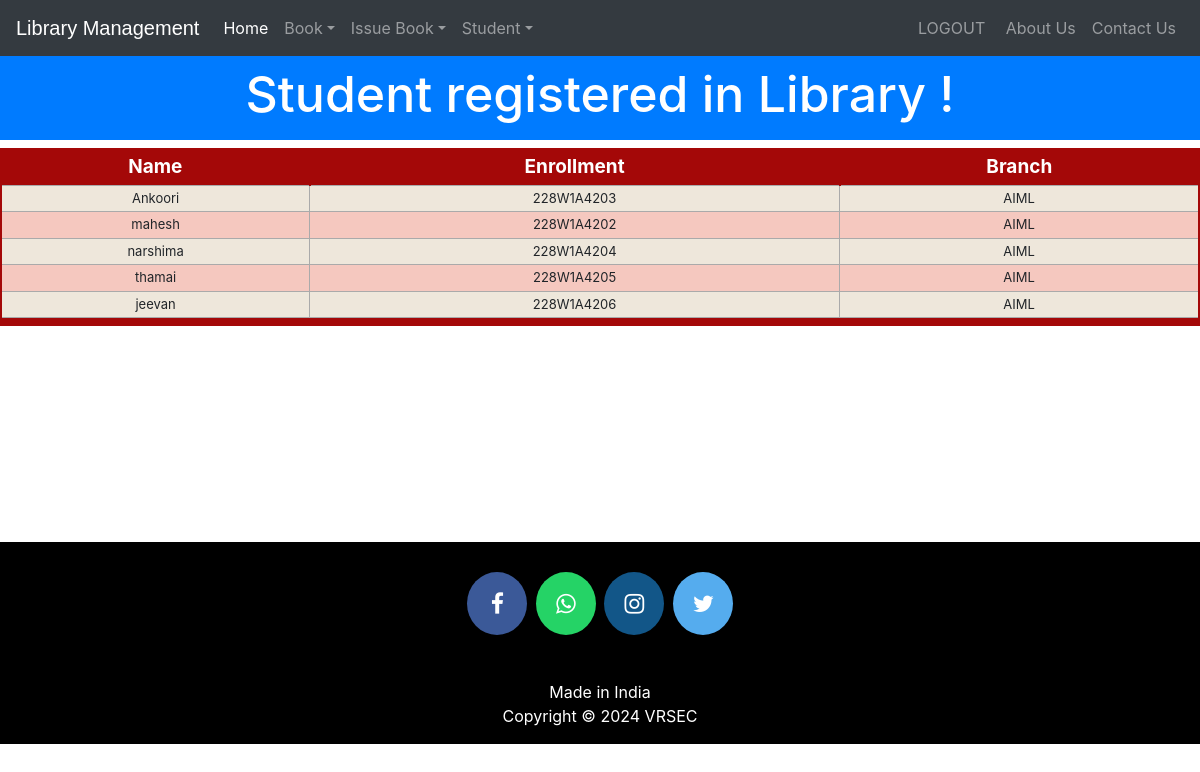
The app's page /viewstudent (signed in) with its own data.
### library/models.py (models this page shows, shortened)
class StudentExtra(models.Model):
    user=models.OneToOneField(User,on_delete=models.CASCADE)
    enrollment = models.CharField(max_length=40)
    branch = models.CharField(max_length=40)
    @property
    def get_name(self):
        return self.user.first_name

### library/views.py (the view)
# urls.py: path('viewstudent', views.viewstudent_view),
@login_required(login_url='adminlogin')
@user_passes_test(is_admin)
def viewstudent_view(request):
    students=models.StudentExtra.objects.all()
    return render(request,'library/viewstudent.html',{'students':students})

### library/views.py (called while the page is built)
def is_admin(user):
    if user.is_superuser or user.is_staff:
        return True
    else:
        return False

### templates/library/viewstudent.html (shortened to what this page needs)
<!DOCTYPE html>
<html lang="en" dir="ltr">
  <head>
  </head>
  <body>
    {% include "library/navbaradmin.html" %}
    <br>
    <br>
    <h3 class="p-3 mb-2 bg-primary text-white" style = 'font-size: 50px;text-align:center;'>Student registered in Library !</h3>
    {% if students%}
<table class="redTable">
<thead>
<tr>
<th>Name</th>
<th>Enrollment</th>
<th>Branch</th>
</tr>
</thead>
<tfoot>
<tr>
<td colspan="3">
</td>
</tr>
</tfoot>
<tbody>
  {% for s in students %}
    <tr>
      <td>{{s.get_name}}</td>
      <td>{{s.enrollment}}</td>
      <td>{{s.branch}}</td>
    </tr>
  {% endfor %}
</tbody>
</table>
{%else%}
<h1> No Student Registered in Library</h1>
{%endif%}
<br><br><br><br><br><br>
<br><br><br>
  {% include "library/footer.html" %}
  </body>
</html>

### templates/library/viewstudent.html (style rules this page uses)
table.redTable { border: 2px solid #A40808; background-color: #EEE7DB; width: 100%; text-align: center; border-collapse: collapse; }
table.redTable td, table.redTable th { border: 1px solid #AAAAAA; padding: 3px 2px; }
table.redTable tbody td { font-size: 13px; }
table.redTable tr:nth-child(even) { background: #F5C8BF; }
table.redTable thead { background: #A40808; }
table.redTable thead th { font-size: 19px; font-weight: bold; color: #FFFFFF; text-align: center; border-left: 2px solid #A40808; }
table.redTable thead th:first-child { border-left: none; }
table.redTable tfoot { font-size: 13px; font-weight: bold; color: #FFFFFF; background: #A40808; }
table.redTable tfoot td { font-size: 13px; }

### records on screen
StudentExtra: get_name "Ankoori", enrollment "228W1A4203", branch "AIML"
StudentExtra: get_name "mahesh", enrollment "228W1A4202", branch "AIML"
StudentExtra: get_name "narshima", enrollment "228W1A4204", branch "AIML"
StudentExtra: get_name "thamai", enrollment "228W1A4205", branch "AIML"
StudentExtra: get_name "jeevan", enrollment "228W1A4206", branch "AIML"
